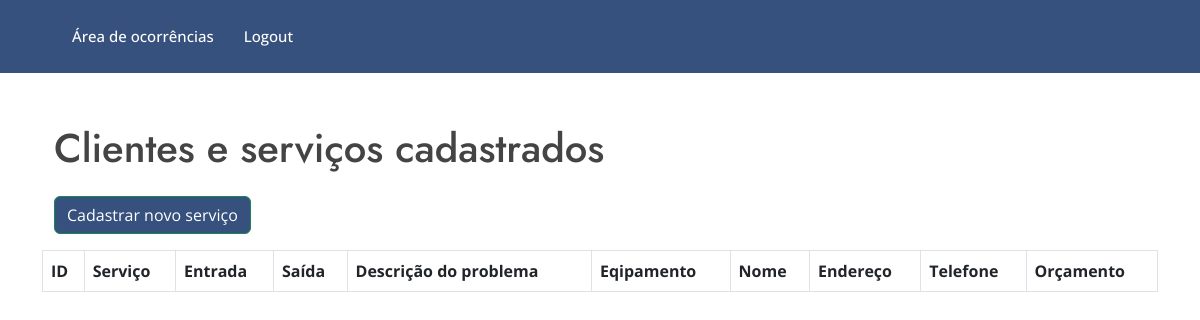
Page /home on the earlier database version.
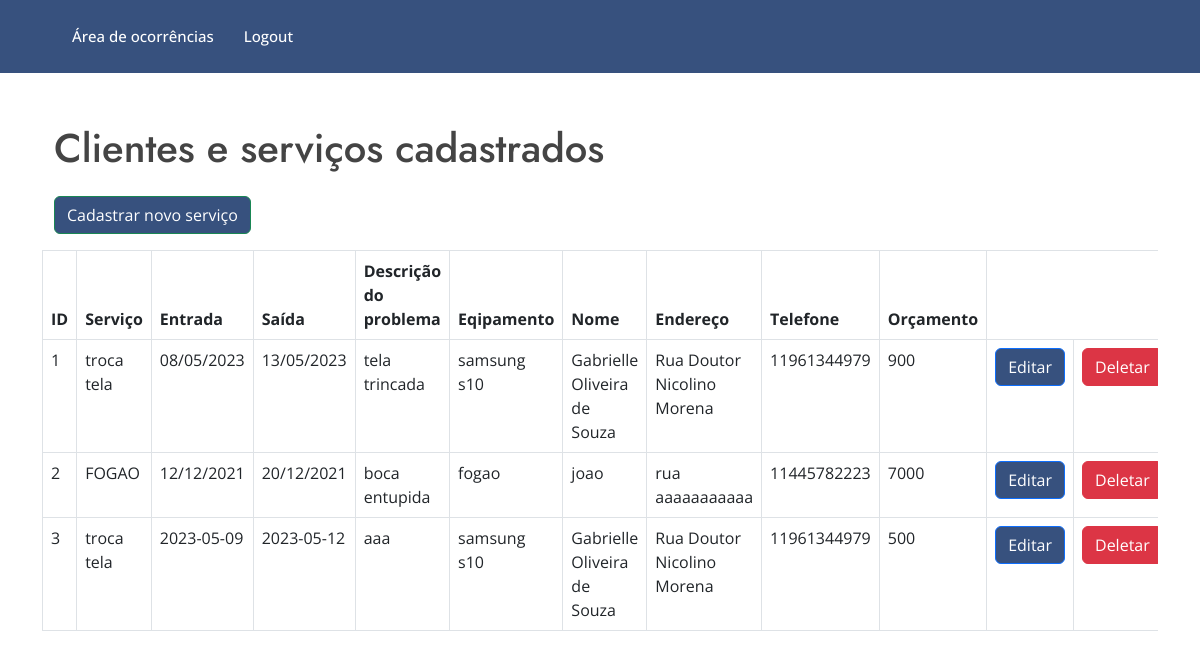
Same page on the later database version.
### src/models.py (models this page shows)
class Client(db.Model):
    id = db.Column(db.Integer, primary_key=True, autoincrement=True)
    servico = db.Column(db.String(100))
    dentrada = db.Column(db.String(50))
    dsaida = db.Column(db.String(50))
    descricao = db.Column(db.String(200))
    equipamento = db.Column(db.String(100))
    nome = db.Column(db.String(150))
    endereco = db.Column(db.String(200))
    fone = db.Column(db.String(200) )
    orcamento = db.Column(db.String(60))

### src/main.py (the view)
@main.route("/home", methods=["GET"])
def home():
    clients = Client.query.all()
    return render_template("home.html", clients=clients) # datas vai receber conteudo da var data

### src/template/home.html (shortened to what this page needs)
{% extends 'layout.html' %}
{% block body %}
<main id="main">
  <section id="about" class="about" style="width: 100%">
    <div class="container py-5 h-100" data-aos="fade-up">
      <h1>Clientes e serviços cadastrados</h1>
      <div class="row">
        <p class="text-right">
          <a href="{{url_for('main.add_user')}}" class="btn btn-success" style="background-color: #37517E;"
            >Cadastrar novo serviço</a
          >
        </p>
        <table class="table table-bordered">
          <thead>
            <tr>
              <th scope="col">ID</th>
              <th scope="col">Serviço</th>
              <th scope="col">Entrada</th>
              <th scope="col">Saída</th>
              <th scope="col">Descrição do problema</th>
              <th scope="col">Eqipamento</th>
              <th scope="col">Nome</th>
              <th scope="col">Endereço</th>
              <th scope="col">Telefone</th>
              <th scope="col">Orçamento</th>
            </tr>
          </thead>
          <tbody>
            {% for client in clients %}
            <tr>
              <td>{{client.id}}</td>
              <td>{{client.servico}}</td>
              <td>{{client.dentrada}}</td>
              <td>{{client.dsaida}}</td>
              <td>{{client.descricao}}</td>
              <td>{{client.equipamento}}</td>
              <td>{{client.nome}}</td>
              <td>{{client.endereco}}</td>
              <td>{{client.fone}}</td>
              <td>{{client.orcamento}}</td>
              <td>
                <a
                  href="{{url_for('main.edit_user',id=client.id)}}"
                  class="btn btn-primary"
                  style="background-color: #37517E;"
                  >Editar</a
                >
              </td>
              <td>
                <a
                  href="{{url_for('main.delete_user',id=client.id)}}"
                  class="btn btn-danger"
                  onclick="return confirm ('Tem certeza que deseja apagar?')"
                  >Deletar</a
                >
              </td>
            </tr>
            {% endfor %}
          </tbody>
        </table>
      </div>
    </div>
  </section>
</main>
{% endblock %}

### src/template/layout.html (shortened to what this page needs)
<!DOCTYPE html>
<html>
  <head>
    <link rel="stylesheet" href="https://cdn.jsdelivr.net/npm/bootstrap@5.3.0-alpha3/dist/css/bootstrap.min.css" />
    <link rel="stylesheet" href="../static/style/style.css" />
</head>
  <body>
    <header id="header" class="fixed-top eader-scrolled" style="background-color: #37517E;">
      <div class="container d-flex align-items-center">
          <nav id="navbar" class="navbar">
            <ul>
              <li><a class="nav-link scrollto"  href="{{url_for('main.home')}}">Área de ocorrências</a></li>
              <li><a class="nav-link   scrollto" href="{{ url_for('auth.logout') }}">Logout</a></li>
            </ul>
          </nav>
      </div>
    </header>
    <div class="container pt-3">
       {% block body %} {% endblock %}
    </div>
  </body>
</html>

### src/static/style/style.css (style rules this page uses)
body { font-family: "Open Sans", sans-serif; color: #444444; }
a { color: #47b2e4; text-decoration: none; }
h1, h2, h3, h4, h5, h6 { font-family: "Jost", sans-serif; }
#header { transition: all 0.5s; z-index: 997; padding: 15px 0; }
.fixed-top { position: fixed; top: 0; right: 0; left: 0; z-index: 1030; }
.navbar { padding: 0; }
.navbar ul { margin: 0; padding: 0; display: flex; list-style: none; align-items: center; }
.navbar li { position: relative; }
.navbar a, .navbar a:focus { display: flex; align-items: center; justify-content: space-between; padding: 10px 0 10px 30px; font-size: 15px; font-weight: 500; color: #fff; white-space: nowrap; }
section { padding: 60px 0; overflow: hidden; }

Differences in the rows shown:
added Client: id "1", servico "troca tela", dentrada "08/05/2023", dsaida "13/05/2023", descricao "tela trincada", equipamento "samsung s10", nome "Gabrielle Oliveira de Souza", endereco "Rua Doutor Nicolino Morena", fone "11961344979", orcamento "900"
added Client: id "2", servico "FOGAO", dentrada "12/12/2021", dsaida "20/12/2021", descricao "boca entupida", equipamento "fogao", nome "joao", endereco "rua aaaaaaaaaaa", fone "11445782223", orcamento "7000"
added Client: id "3", servico "troca tela", dentrada "2023-05-09", dsaida "2023-05-12", descricao "aaa", equipamento "samsung s10", nome "Gabrielle Oliveira de Souza", endereco "Rua Doutor Nicolino Morena", fone "11961344979", orcamento "500"
